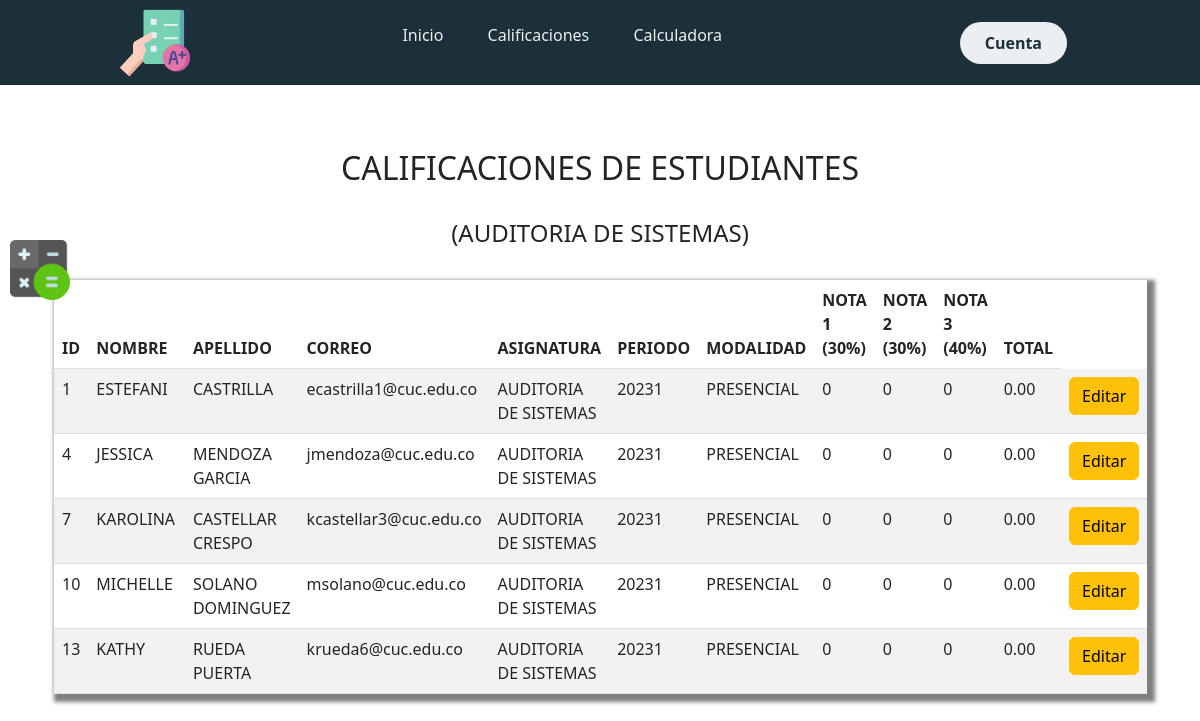
Page /auditoria.php on the committed database.
### tables this page shows
CREATE TABLE `nota` (
  `Id_Nota` int(11) NOT NULL,
  `Nota1` varchar(4) NOT NULL,
  `Nota2` varchar(4) NOT NULL,
  `Nota3` varchar(4) NOT NULL,
  `Id_Estudiante` int(11) NOT NULL,
  `Id_Grupo` int(11) NOT NULL
);

CREATE TABLE `estudiante` (
  `Id` int(11) NOT NULL,
  `Nombre` varchar(50) NOT NULL,
  `Apellido` varchar(50) NOT NULL,
  `Curso` varchar(50) NOT NULL,
  `Correo` varchar(50) NOT NULL,
  `Id_Grupo` int(11) NOT NULL
);

CREATE TABLE `grupo` (
  `Id` int(11) NOT NULL,
  `Nombre` varchar(50) NOT NULL,
  `Programa` varchar(50) NOT NULL,
  `Periodo` varchar(50) NOT NULL,
  `Modalidad` varchar(50) NOT NULL,
  `Codigo` varchar(50) NOT NULL
);

### auditoria.php (the view, shortened to what this page needs)
<?php include('cebecera.php')?>
<?php include("conexion.php"); ?>
<!DOCTYPE html>
<html lang="en" dir="ltr">
  <head>
  </head>
  <body>
    <main class="container p-4">
      <div class="row">
        <div class="container py-3">
          <br>
          <h2 class="text-center">CALIFICACIONES DE ESTUDIANTES</h2>
          <br>
            <h4 class="text-center">(AUDITORIA DE SISTEMAS)</h4>
          <br>
          <table class="table table-striped">
            <thead>
              <tr>
                <th scope="col">ID</th>
                <th scope="col">NOMBRE</th>
                <th scope="col">APELLIDO</th>
                <th scope="col">CORREO</th>
                <th scope="col">ASIGNATURA</th>
                <th scope="col">PERIODO</th>
                <th scope="col">MODALIDAD</th>
                <th scope="col">NOTA 1 (30%)</th>
                <th scope="col">NOTA 2 (30%)</th>
                <th scope="col">NOTA 3 (40%)</th>
                <th scope="col">TOTAL</th>
              </tr>
            </thead>
            <tbody>
              <?php
              $query = "SELECT e.Id as Id, e.Nombre,e.Apellido, e.Correo, g.Nombre as asignatura,Id_Estudiante, g.Periodo, g.Modalidad, Nota1, Nota2, Nota3, ROUND((nota1*0.3 + nota2*0.3 + nota3*0.4), 2) as total FROM estudiante e, grupo g, nota a WHERE e.Id=a.Id_Estudiante AND g.Id=a.Id_Grupo AND g.Nombre='AUDITORIA DE SISTEMAS'";
              $resultado = mysqli_query($conn, $query);
              while($row = mysqli_fetch_assoc($resultado)) { ?>
              <tr>
                <td scope="row"><?php echo $row['Id'];?></td>
                <td><?php echo $row['Nombre'];?></td>
                <td><?php echo $row['Apellido'];?></td>
                <td><?php echo $row['Correo'];?></td>
                <td><?php echo $row['asignatura'];?></td>
                <td><?php echo $row['Periodo'];?></td>
                <td><?php echo $row['Modalidad'];?></td>
                <td><?php echo $row['Nota1'];?></td>
                <td><?php echo $row['Nota2'];?></td>
                <td><?php echo $row['Nota3'];?></td>
                <td><?php echo $row['total'];?></td>
                <td>
                  <a href="formularioEditar2.php?Id=<?php echo $row['Id']?>" class="btn btn-warning">
                    Editar
                  </a>
                </td>
              </tr>
              <?php } ?>
            </tbody>
          </table>
        </div>
      </div>
    </main>
  </body>
</html>

### cebecera.php (shortened to what this page needs)
<!DOCTYPE html>
<html lang="en">
  <head>
    <link href="https://cdn.jsdelivr.net/npm/bootstrap@5.3.0-alpha1/dist/css/bootstrap.min.css" rel="stylesheet">
    <link rel="stylesheet" href="styles2.css">
    <link rel="stylesheet" href="https://use.fontawesome.com/releases/v5.6.3/css/all.css">
  </head>
  <body>
    <header class="header">
            <div class="logo">
                <img src="./imagenes/boletin.png" alt="Logo de la marca" href="index.php">
            </div>
            <nav>
               <ul class="nav-links">
                 <li><a href="index.php">Inicio</a></li>
                    <li><a href="grupoTotal.php">Calificaciones</a></li>
                    <li><a href="operacion.php">Calculadora</a></li>
               </ul>
            </nav>
            <a class="btn" href="#"><button>Cuenta</button></a>
        </header>
    <div class="container-boton-info">
        <a href="operacion.php" >
            <img class="boton-info" src="./imagenes/calculadora.png" alt="">
        </a>
    </div>
</body>

### styles2.css (style rules this page uses)
* { box-sizing: border-box; margin: 0; padding: 0; }
.container-boton-info { z-index: 3; cursor: pointer; flex-direction: column; position: fixed; height: auto; width: 210px; background: rgba(255, 255, 255, 0); border-radius: 10px 0 0 10px; padding: 0; top: 240px; left: 10px; display: flex; justify-content: center; transition: .5s all linear; }
.boton-info { width: 60px; transition: ease 1s; }
.table { box-shadow: 4px 4px 4px 4px rgba(0, 0, 0, 0.5); }
.header { background-color: #1b3039; display: flex; justify-content: space-between; align-items: center; height: 85px; padding: 5px 10%; }
.header .logo { cursor: pointer; }
.header .logo img { height: 70px; width: auto; transition: all 0.3s; }
.header .nav-links { list-style: none; }
.header .nav-links li { display: inline-block; padding: 0 20px; }
.header .nav-links a { font-size: 700; color: #eceff1; text-decoration: none; }
.header .btn button { font-weight: 700; color: #1b3039; padding: 9px 25px; background: #eceff1; border: none; border-radius: 50px; cursor: pointer; transition: all 0.3s ease 0s; }

### rows in the picture
nota: Id_Estudiante.Id "1", Id_Estudiante.Nombre "ESTEFANI", Id_Estudiante.Apellido "CASTRILLA", Id_Estudiante.Correo "ecastrilla1@cuc.edu.co", Id_Grupo.Nombre "AUDITORIA DE SISTEMAS", Id_Grupo.Periodo "20231", Id_Grupo.Modalidad "PRESENCIAL", Nota1 "0", Nota2 "0", Nota3 "0", total "0.00"
nota: Id_Estudiante.Id "4", Id_Estudiante.Nombre "JESSICA", Id_Estudiante.Apellido "MENDOZA GARCIA", Id_Estudiante.Correo "jmendoza@cuc.edu.co", Id_Grupo.Nombre "AUDITORIA DE SISTEMAS", Id_Grupo.Periodo "20231", Id_Grupo.Modalidad "PRESENCIAL", Nota1 "0", Nota2 "0", Nota3 "0", total "0.00"
nota: Id_Estudiante.Id "7", Id_Estudiante.Nombre "KAROLINA", Id_Estudiante.Apellido "CASTELLAR CRESPO", Id_Estudiante.Correo "kcastellar3@cuc.edu.co", Id_Grupo.Nombre "AUDITORIA DE SISTEMAS", Id_Grupo.Periodo "20231", Id_Grupo.Modalidad "PRESENCIAL", Nota1 "0", Nota2 "0", Nota3 "0", total "0.00"
nota: Id_Estudiante.Id "10", Id_Estudiante.Nombre "MICHELLE", Id_Estudiante.Apellido "SOLANO DOMINGUEZ", Id_Estudiante.Correo "msolano@cuc.edu.co", Id_Grupo.Nombre "AUDITORIA DE SISTEMAS", Id_Grupo.Periodo "20231", Id_Grupo.Modalidad "PRESENCIAL", Nota1 "0", Nota2 "0", Nota3 "0", total "0.00"
nota: Id_Estudiante.Id "13", Id_Estudiante.Nombre "KATHY", Id_Estudiante.Apellido "RUEDA PUERTA", Id_Estudiante.Correo "krueda6@cuc.edu.co", Id_Grupo.Nombre "AUDITORIA DE SISTEMAS", Id_Grupo.Periodo "20231", Id_Grupo.Modalidad "PRESENCIAL", Nota1 "0", Nota2 "0", Nota3 "0", total "0.00"
